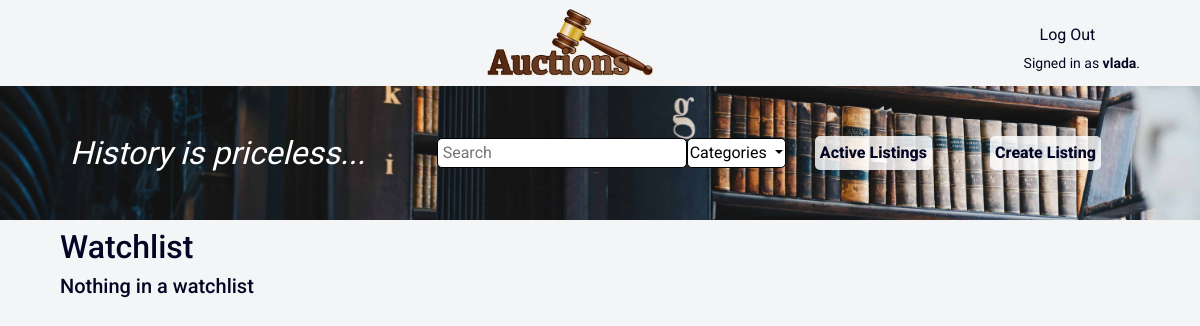
Page /watchlist (signed in) on the earlier database version.
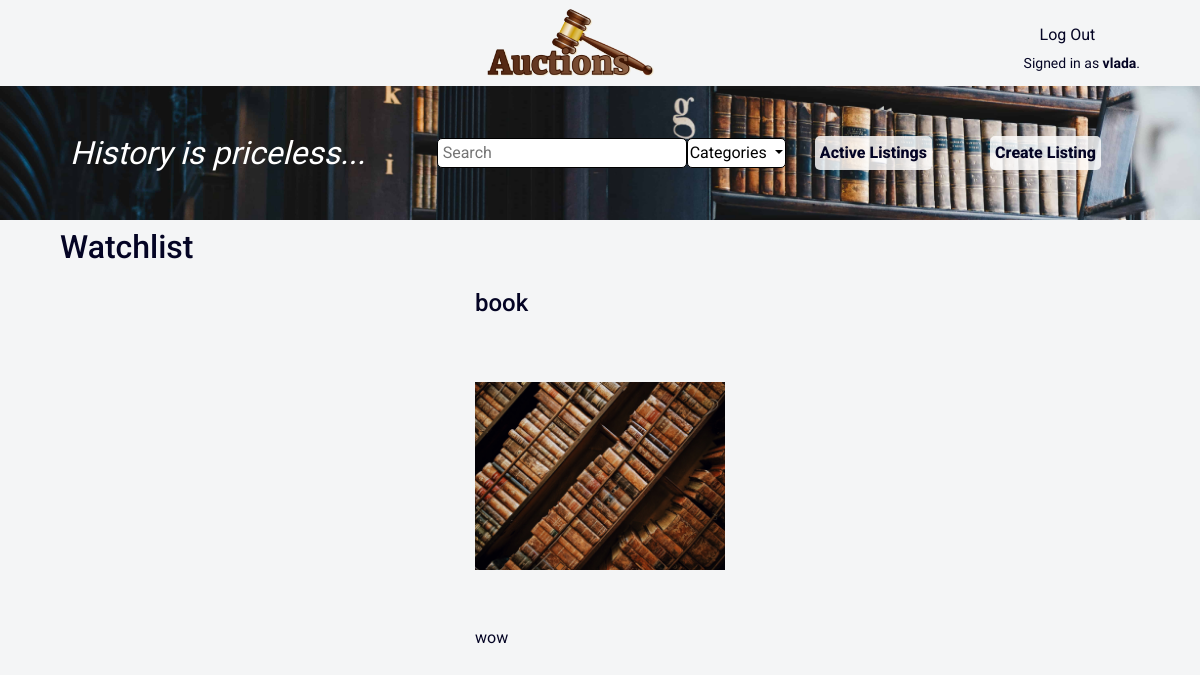
Same page on the later database version.
### auctions/models.py (models this page shows, shortened)
class Listing(models.Model):
    title = models.CharField(max_length=64)
    description = models.TextField(max_length=500)
    image = models.ImageField(default='default.png')
    start_bid = models.DecimalField(max_digits=12, decimal_places=2)
    date_created = models.DateTimeField(default=timezone.now)
    category = models.ForeignKey(Category, default=None, on_delete=models.CASCADE)
    user = models.ForeignKey(User, on_delete=models.CASCADE)
    comment = models.ManyToManyField(Comment, default=None)
    bid = models.ManyToManyField(Bid, default=None)
    status = models.BooleanField(default=False)

### auctions/views.py (the view)
# urls.py: path("watchlist", views.watchlist, name="watchlist"),
@login_required(login_url='/login')
def watchlist(request):
    if not Watchlist.objects.filter(user=request.user).exists():
        watchlist = Watchlist.objects.create(user=request.user)
    watchlist = Watchlist.objects.get(user=request.user)
    return render(request, "auctions/watchlist.html", {
        "watchlist": watchlist,
        "categories": Category.objects.all()
        })

### auctions/models.py (called while the page is built)
    def __str__(self):
        return self.category

### auctions/templates/auctions/watchlist.html (shortened to what this page needs)
{% extends "auctions/layout.html" %}
{% block body %}
<div class="background">
    <div class="margin flex">
        <div class="flex1">
            <div class="history">History is priceless...</div>
        </div>
        <div class="flex flex2">
            <form action="{% url 'search' %}">
                <input class="search" type="text" name="q" placeholder="Search">
            </form>
            <div class="dropdown">
                <button class="categories dropdown-toggle" type="button" id="dropdownMenuButton" data-toggle="dropdown" aria-haspopup="true" aria-expanded="false">
                    Categories
                </button>
            </div>
            <a class="flex-item" href="{% url 'index' %}">Active Listings</a>
            <a class="flex-item" href="{% url 'create' %}">Create Listing</a>
        </div>
    </div>
</div>
<h2 class="margin ">Watchlist</h2>
<div class="margin flex">
    {% for listing in watchlist.listing.all %}
    <a class="flex-item listing" href="{% url 'item' listing.title %}">
        <h4>{{ listing.title }}</h4>
        <img src="{{ listing.image.url }}" alt="image" style="width: 250px; height: 300px;">
        <p>{{ listing.description }}</p>
        {% empty %}
        <h5>Nothing in a watchlist</h5>
        {% endfor %}
    </a>
</div>
{% endblock %}

Differences in the rows shown:
added Listing: title "book", image (picture), description "wow"
Other differences:
text no longer shown: "Nothing in a watchlist"
